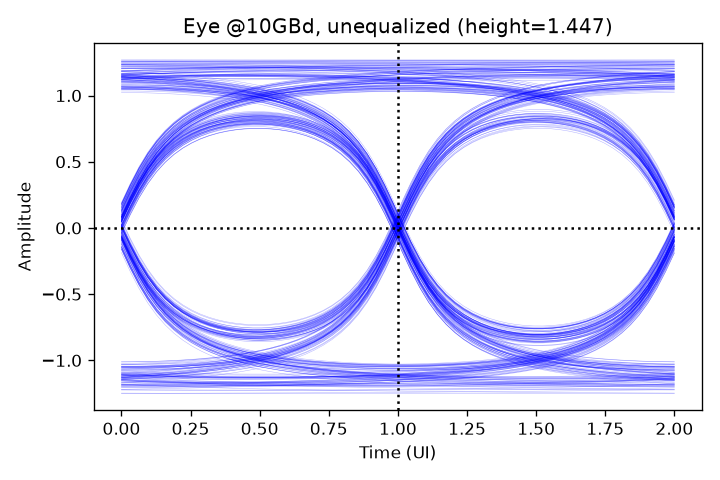

Python code for this plot:
import numpy as np, matplotlib.pyplot as plt
from sys import path; path.append("../model")
from channel import s4p_to_pulse

baud, sps = 10e9, 32
#CH = "peters_01_0605_B12_thru.s4p" #your -14dB channel; or None
CH = None
pulse = s4p_to_pulse(CH, baud, sps)

# -- build RX waveform: convolve random NRZ symbols with the pulse reposne ---

def rx_waveform(pulse, sps, n_sym=4000, seed=0):
    rng = np.random.default_rng(seed)
    syms = rng.choice([-1.0, 1.0], n_sym) #NRZ
    up = np.zeros(n_sym*sps); up[::sps] = syms #Upsample: impulse train
    return np.convolve(up, pulse), syms

rx, syms = rx_waveform(pulse, sps)

# -- fold into an eye (2 UI wide) ---
def eye_matrix(rx, sps, n_ui=2, skip=200):
    seg = n_ui*sps
    start = skip*sps
    usable = rx[start:] #everything after warmup
    n = len(usable) // seg #whole segments only
    usable = usable[:n*seg] #trim the remainder (the +12)
    return usable.reshape(n, seg)
eye = eye_matrix(rx, sps)

# -- eye height/width at center phase

def eye_height_aligned(rx, syms, pulse, sps, skip=200):
    delay=np.argmax(pulse)
    idx = skip + np.arange(len(syms) - skip - 10)
    samp = rx[delay + idx*sps]
    s = syms[idx]
    ones = samp[s > 0]
    zeros = samp[s < 0]
    #worst-case opening: lowest "1" minus highest "0"
    eye_h = ones.min() - zeros.max()
    #also useful: separation of the *means* (clean, outlier-robust)
    eye_mean = ones.mean() - zeros.mean()
    return eye_h, eye_mean, ones, zeros

eye_h, eye_mean, ones, zeros = eye_height_aligned(rx, syms, pulse, sps)
plt.title(f"Eye @10GBd (worst-case h={eye_h:.3f}, mean-sep={eye_mean:.3f})")
plt.tight_layout();plt.savefig("day5_eye.png", dpi=120); plt.show()


# plot
t = np.linspace(0, 2, eye.shape[1])
plt.figure(figsize=(6, 4))
for row in eye[:400]:
    plt.plot(t, row, 'b', lw=0.3, alpha=0.3)
plt.axvline(1.0, color='k', ls=':');
plt.axhline(0, color='k', ls=':')
plt.xlabel("Time (UI)");
plt.ylabel("Amplitude")
plt.title(f"Eye @10GBd, unequalized (height={eye_h:.3f})")
plt.tight_layout();
plt.savefig("day5_eye.png", dpi=120);
plt.show()

from scipy.special import erfc
def q(x):
    return 0.5*erfc(x/np.sqrt(2))
sigma = 0.05 # RX Noise RMS start here and we will sweep
ber = q((eye_h/2)/sigma) if eye_h > 0 else 0.5
print(f"sigma={sigma}: eye_h={eye_h:.3f} -> BER ~ {ber:.2e}")



    
